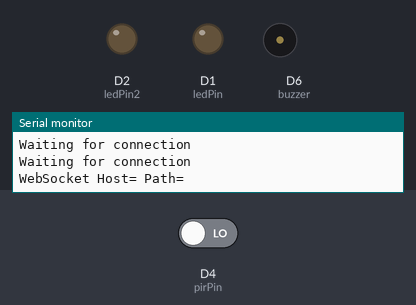
Bench run of a sketch on a simulated ESP8266 (NodeMCU). On the bench: output pins drawn as LEDs (lit = HIGH), buzzer (waves = sounding), the last lines printed to the serial monitor. The test bench sets the inputs (shaded band); at power-on: D4 (pirPin) LOW. WiFi joins after 1.5 s; servers stay silent unless stated; uploads are accepted with an empty reply.

Above: at 6.9 s.
7.0 s: D4 (pirPin) driven HIGH
At 7.3 s:
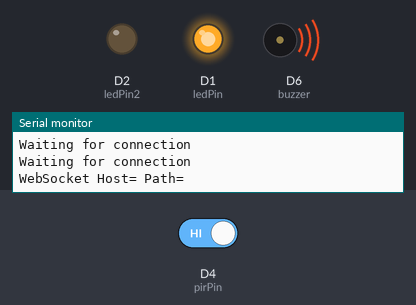
At 15.0 s:
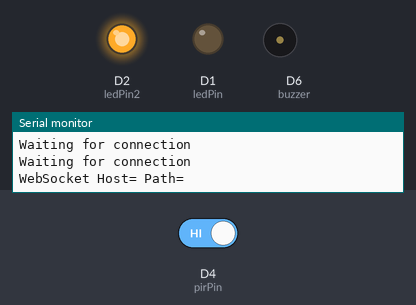
16.0 s: D4 (pirPin) driven LOW
At 16.9 s:
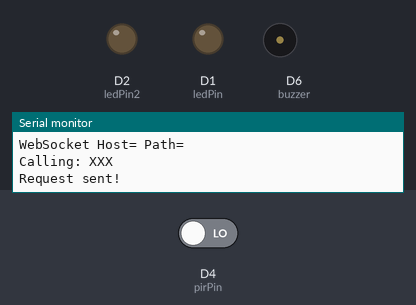
Timing chart, 0 to 19.0 s (numbered marks = the images above; inputs shaded):
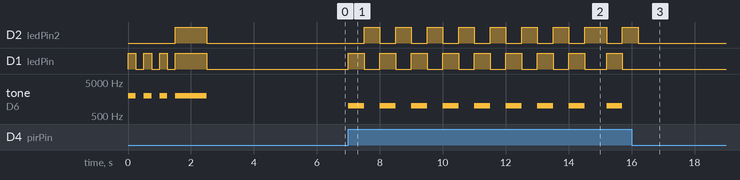

Measured:
- after the input at 7.0 s, D2 (ledPin2): goes 7 × (HIGH 0.50 s, LOW 0.50 s), HIGH 0.70 s, LOW 0.50 s, then HIGH, starting after 0.50 s; D1 (ledPin): goes 7 × (HIGH 0.50 s, LOW 0.50 s), HIGH 0.50 s, LOW 0.70 s, HIGH 0.50 s, then LOW, starting at once
- after the input at 16.0 s, D2 (ledPin2): goes on until 16.2 s, then stays LOW; D1 (ledPin): stops changing and stays LOW; tone on D6 (buzzer): stops changing and stays silent

The sketch:

motionDetection.ino
```cpp
#include <ESP8266WiFi.h>
#include <ESP8266WiFiMulti.h>
#include <ESP8266HTTPClient.h>
#include <WebSocketsClient.h>
#include <ArduinoJson.h>

#define SLACK_SSL_FINGERPRINT "xxx"
#define SLACK_BOT_TOKEN "xoxxx"
#define THING_SPEAK_SERVER "api.thingspeak.com"

String sendNotificationAPI = "XXX";

char ssid[] = "xxx";
char pass[] = "xxx";
WiFiClient client;
const char * server = "api.thingspeak.com";
ESP8266WiFiMulti WiFiMulti;
WebSocketsClient webSocket;

int pirPin = D4; // Input for HC-S501
int ledPin = D1;
int ledPin2 = D2;
const int buzzer = D6; //buzzer to arduino pin 9

int ledOn = 1;
int buzzerOn = 1;

unsigned long lastConnectAttempt = 0;

void setup() {
    Serial.begin(115200);
    pinMode(buzzer, OUTPUT);

    pinMode(BUILTIN_LED, OUTPUT);
    pinMode(ledPin, OUTPUT);
    pinMode(ledPin2, OUTPUT);
    pinMode(pirPin, INPUT);

    //initial leds OFF
    digitalWrite(BUILTIN_LED, LOW);
    ledOn = 1;
    buzzerOn = 1;

    //START CONNECTION TO WIFI
    WiFi.begin(ssid, pass);
    Serial.println("Start");

    //Connecting
    while (WiFi.status() != WL_CONNECTED)
    {
        Serial.println("Waiting for connection");
        digitalWrite(ledPin, HIGH);
        tone(buzzer, 2000);
        delay(250);
        digitalWrite(ledPin, LOW);
        noTone(buzzer);
        delay(250);
    }

    //Connected succesfuly
    digitalWrite(ledPin, HIGH);
    digitalWrite(ledPin2, HIGH);
    tone(buzzer, 2000);
    delay(1000);
    digitalWrite(ledPin, LOW);
    digitalWrite(ledPin2, LOW);
    noTone(buzzer);

    connectToSlack();
}

unsigned long lastPing = 0;
unsigned long lastNoti = 0;
unsigned long lastCall = 0;
int foundMotion = 0;

void loop()
{
   webSocket.loop();
   int pirValue = digitalRead(pirPin);

    if (WiFi.status() == WL_CONNECTED)
    {
        if (millis() - lastPing > 5000)
        {
            sendPing();
            lastPing = millis();
        }
    }
    else
    {
      connectToSlack();
    }

   if(pirValue == HIGH)
   {
      if (millis() - lastCall > 15000)
      {
          callThingSpeakAPI(sendNotificationAPI);
          lastCall = millis();
      }
      foundMotion = 1;
   }
   else
   {
        if (foundMotion == 1 && (millis() - lastNoti > 15000))
        {
            foundMotion = 0;
            lastNoti = millis();
            digitalWrite(ledPin, LOW);
            digitalWrite(ledPin2, LOW);
            noTone(buzzer);
        }
   }

   if(foundMotion)
      notify();
}

unsigned long lastLedNoti = 0;
void notify()
{
    if(ledOn)
    {
      digitalWrite(ledPin, HIGH);
      digitalWrite(ledPin2, LOW);
    }
    if(buzzerOn)
      tone(buzzer, 1000);
    delay(500);

    if(ledOn)
    {
      digitalWrite(ledPin, LOW);
      digitalWrite(ledPin2, HIGH);
    }
    if(buzzerOn)
      noTone(buzzer);
    lastLedNoti = millis();
    delay(500);
}

void callThingSpeakAPI(String apiStr)
{
  if (WiFi.status() == WL_CONNECTED)
   {
      if (client.connect(THING_SPEAK_SERVER, 80))
      {
        Serial.println("Calling: " + apiStr);
        client.println("GET /apps/thinghttp/send_request?api_key=" + apiStr + " HTTP/1.1");
        client.println("Host: api.thingspeak.com");
        client.println("Connection: close");
        client.println();
        client.stop();
        Serial.println("Request sent!");
      }
    }
}


void webSocketEvent(WStype_t type, uint8_t *payload, size_t len) {
  switch (type) {
    case WStype_DISCONNECTED:
      Serial.printf("[WebSocket] Disconnected :( \n");
      connectToSlack();
      break;

    case WStype_CONNECTED:
      Serial.printf("[WebSocket] Connected to: %s\n", payload);
      sendPing();
      break;

    case WStype_TEXT:
      Serial.printf("[WebSocket] Message: %s\n", payload);
      String msg = readSlackMsg((char*)payload);
      processSlackMsg(msg);
      break;
  }
}

bool connectToSlack() {
  // Step 1: Find WebSocket address via RTM API (https://api.slack.com/methods/rtm.start)
  HTTPClient http;
  http.begin("https://slack.com/api/rtm.start?token=" SLACK_BOT_TOKEN, SLACK_SSL_FINGERPRINT);
  int httpCode = http.GET();

  if (httpCode != HTTP_CODE_OK) {
    Serial.printf("HTTP GET failed with code %d\n", httpCode);
    return false;
  }

  WiFiClient *client2 = http.getStreamPtr();
  client2->find("wss:\\/\\/");
  String host = client2->readStringUntil('\\');
  String path = client2->readStringUntil('"');
  path.replace("\\/", "/");

  // Step 2: Open WebSocket connection and register event handler
  Serial.println("WebSocket Host=" + host + " Path=" + path);
  webSocket.beginSSL(host, 443, path, "", "");
  webSocket.onEvent(webSocketEvent);
  return true;
}

String readSlackMsg(char* jsonText)
{
  DynamicJsonBuffer jsonBuffer;

  // Parse JSON object
  JsonObject& root = jsonBuffer.parseObject(jsonText);
  if (!root.success()) {
    Serial.println(F("Parsing failed!"));
    return "";
  }
  String msgType = root["type"];
  if(msgType == "message")
  {
    String msgText = root["text"];
    Serial.println("[Slack] Message: " + msgText);
    return msgText;
  }

  return "";
}

void processSlackMsg(String msg)
{
  msg.toLowerCase();
  if(msg.indexOf("led on") >= 0)
  {
    ledOn = 1;
    sendMsg("Led is on", "CAS6V4J87");
  }
  else if(msg.indexOf("led off") >= 0)
  {
    ledOn = 0;
    sendMsg("Led is off", "CAS6V4J87");
  }
  else if(msg.indexOf("buzzer on") >= 0)
  {
    buzzerOn = 1;
    sendMsg("Buzzer is on", "CAS6V4J87");
  }
  else if(msg.indexOf("buzzer off") >= 0)
  {
    buzzerOn = 0;
    sendMsg("Buzzer is off", "CAS6V4J87");
  }
  else if(msg.indexOf("status") >= 0)
  {
    sendMsg("Everything is working", "CAS6V4J87");
  }
}
unsigned long nextMsg = 0;
void sendMsg(String msg, String channel)
{
  DynamicJsonBuffer jsonBuffer;
  JsonObject& root = jsonBuffer.createObject();
  root["type"] = "message";
  root["id"] = nextMsg++;
  root["channel"] = channel;
  root["text"] = msg;
  String json;
  root.printTo(json);
  webSocket.sendTXT(json);
}

unsigned long nextCmdId = 0;
void sendPing()
{
  DynamicJsonBuffer jsonBuffer;
  JsonObject& root = jsonBuffer.createObject();
  root["type"] = "ping";
  root["id"] = nextCmdId++;
  String json;
  root.printTo(json);
  webSocket.sendTXT(json);
}
```
